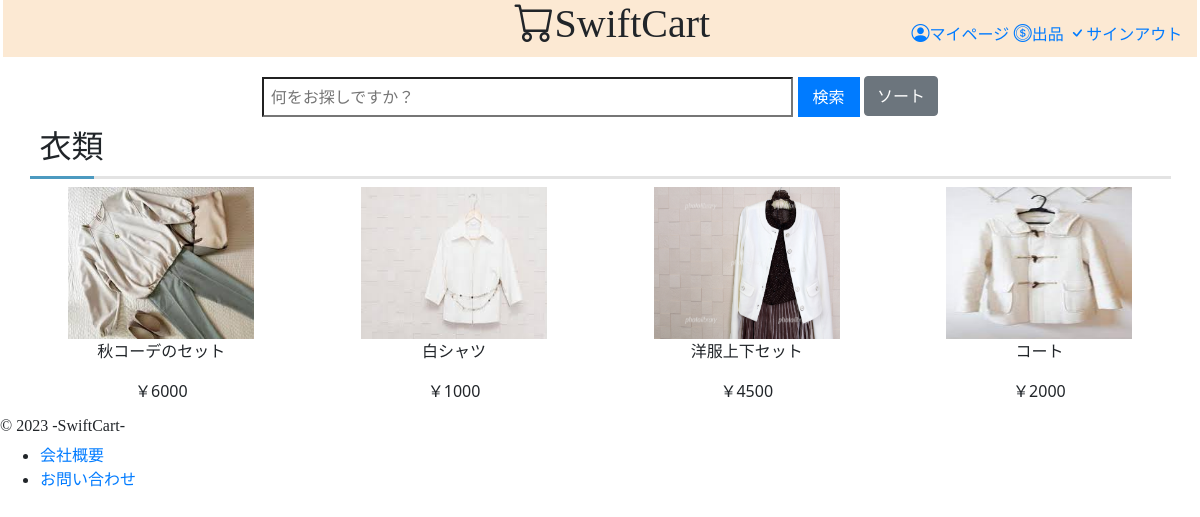
Page /home/Genre/2/1/ on the committed database.
### app/models.py (models this page shows)
class Product(models.Model):
    product_name = models.CharField(max_length=200) # 商品名
    category = models.IntegerField(default=0) # カテゴリー (1:食品, 2:衣類, 3:小物, 4:生活用品, 5:デバイス)
    price = models.IntegerField(default=0) # 値段
    image = models.ImageField(upload_to='img/') # 商品画像
    seller_id = models.IntegerField(default=0) # 出品者ID
    comment = models.TextField(null=True) # 出品者コメント
    buyer_id = models.IntegerField(default=0) # 購入者ID
    review = models.TextField(null=True) # 購入者レビュー
    like = models.IntegerField(default=0) # いいね数

### app/views.py (the view)
# urls.py: path('home/Genre/<int:productcategory>/<int:user_id>/', app.views.home_Genre, name='home_Genre'),
def home_Genre(request, user_id, productcategory):
    search = None
    results = None
    if request.method == 'POST':
        search = request.POST.get('search')
        results = Product.objects.filter(product_name__icontains=search, buyer_id=0 ,category = productcategory)
    context = {
        "user": User.objects.get(id=user_id),
        "search": search,
        "results": results
    }
    sort_key = f"products{productcategory}"
    categories_templates = {
        1: 'app/home_foods.html',
        2: 'app/home_clothes.html',
        3: 'app/home_acce.html',
        4: 'app/home_life.html',
        5: 'app/home_device.html',
    }
    category_filters = {
        'posted_at': 'id',
        '-posted_at': '-id',
        'price': 'price',
        '-price': '-price',
        'like': 'like',
        '-like': '-like'
    }
    category_id = int(productcategory)
    template = categories_templates.get(category_id)
    if template:
        product_filter = Product.objects.filter(category=category_id, buyer_id=0).order_by('-id')
        if 'sort' in request.GET:
            sort_option = request.GET['sort']
            sort_field = category_filters.get(sort_option)
            if sort_field:
                product_filter = product_filter.order_by(sort_field)
        context[sort_key] = product_filter
        return render(request, template, context)
    else:
        return HttpResponse("Invalid category")

### app/templates/app/home_clothes.html (shortened to what this page needs)
{% load static %}
<!DOCTYPE html>
<html lang="ja">
<head>
    <link rel="stylesheet" href="https://cdn.jsdelivr.net/npm/bootstrap-icons@1.10.5/font/bootstrap-icons.css">
    <link href="{% static 'app/css/home_foods.css' %}" rel="stylesheet" type="text/css">
    <link rel="stylesheet" href="https://cdn.jsdelivr.net/npm/bootstrap@4.1.3/dist/css/bootstrap.min.css">
</head>
<body>
    <header>
        <div style="margin-left: 1.5%" >
        <div style="margin-right: 1.5%;">
        <div class="row">
            <div class="col-sm-8 col-12 text-sm-right text-center title"><h1 class="bi bi-cart title_12" id="backhome" >SwiftCart</h1></div>
            <div class="col-sm-4 col-12" >
                <div class="menu">
                <a href="{% url 'mypage' user.id %}">
                    <i class="bi bi-person-circle icon" style="font-size: large;"></i>マイページ</a>
                <a href="{% url 'sell' user.id %}"><i class="bi bi-coin icon" style="font-size: large;"></i>出品</a>
                <a href="{% url 'notlogin' %}"><i class="bi bi-check icon" style="font-size: large;"></i>サインアウト</a>
                </div>
            </div>
        </div>
        <div class="row">
            <div class="col-1"></div>
                <div class="col-10">
                    <form action="" method="post">
                        <div class="inputbar">
                            <input type="search" width="200%" placeholder=" 何をお探しですか？ " name="search">
                            <button type="submit">検索</button>
                            <div class="dropdown">
                                <button class="btn btn-secondary" type="button" data-toggle="dropdown">ソート</button>
                            </div>
                        </div>
                    </form>
                </div>
                <div class="col-1"></div>
                </div>
        </div>
        </div>
    </header>
    <main>
        <section class="featured-products">
                <div style="margin-left: 2.5%" >
                <div style="margin-right: 2.5%;">
                <h2 >衣類</h2>
                <div class="flex-column" style="text-align: center; margin-bottom: -2%;">
                    <div class="row">
                        {% if products2 %}
                        {% for prod in products2 %}
                            <div class="col-lg-3 col-md-4 col-sm-6 col-6">
                                <div class="container">
                                    <a href="{% url 'detail' user.id prod.id %} " style="text-decoration:none; color:inherit;">
                                        <img src="{{ prod.image.url }}" >
                                        <p style="word-break: break-all;display: -webkit-box; -webkit-box-orient: vertical; -webkit-line-clamp: 2; overflow: hidden; cursor: pointer;" class="product">{{ prod.product_name }}</p>
                                        <p style="word-break: break-all;" class="product price">￥{{ prod.price }}</p>
                                    </a>
                                </div>
                            </div>
                        {% endfor %}
                    {% else %}
                        <p style="margin-left: 32px;">出品されている商品はありません</p>
                    {% endif %}
                    </div>
                </div>
        </div>
        </div>
    </section>
    </main>
    <footer>
        <h6 style="margin-top: 20px; font-family: serif;">&copy; 2023 -SwiftCart-</h6>
        <ul>
            <li><a href="https://www.iniad.org/">会社概要</a></li>
            <li><a href="https://www.iniad.org/contact/">お問い合わせ</a></li>
        </ul>
    </footer>
</body>
</html>

### app/static/app/css/home_foods.css (style rules this page uses)
button { padding: 8px 15px; height: 40px; background-color: #007bff; color: #fff; border: none; border-radius: 5px; cursor: pointer; transition: background-color 0.3s ease; }
.inputbar { text-align: center; }
input { height: 40px; width: 55%; }
.dropdown { display: inline-block; top: -2.5px; }
.title { font-family: serif; cursor: pointer; background-color: rgb(252, 233, 211); margin-bottom: 20px; padding-bottom: 0.1%; }
@media (min-width: 576px) { .col-sm-4 { background-color: rgb(252, 233, 211); margin-bottom: 20px; padding-top: 10px; text-align: right; } }
@media (min-width: 576px) { .title_12 { margin-right: 9.67%; } }
@media (min-width: 576px) { .menu { padding-top: 6px; } }
@media (max-width: 1500px) { .menu { font-size:100%; padding-top: 10px; } }
h2 { font-weight: bold; border-bottom: 3px solid #e3e3e3; padding: 0.3em; margin-bottom: 0.3em; position: relative; }
h2::after { content: ''; background-color: #4c9ac0; width: 2em; height: 3px; position: absolute; bottom: -3px; left: 0; z-index: 1; }
.product { font-size: medium; font-family:system-ui, -apple-system, BlinkMacSystemFont, 'Segoe UI', Roboto, Oxygen, Ubuntu, Cantarell, 'Open Sans', 'Helvetica Neue', sans-serif; }
img { background-color: #f4f4f4; }
.container { width: 75%; height: 80%; position: relative; }
.container img { width: 80%; aspect-ratio: 16/13; / }

### rows in the picture
Product: image (picture), product_name "秋コーデのセット", price "6000"
Product: image (picture), product_name "白シャツ", price "1000"
Product: image (picture), product_name "洋服上下セット", price "4500"
Product: image (picture), product_name "コート", price "2000"
